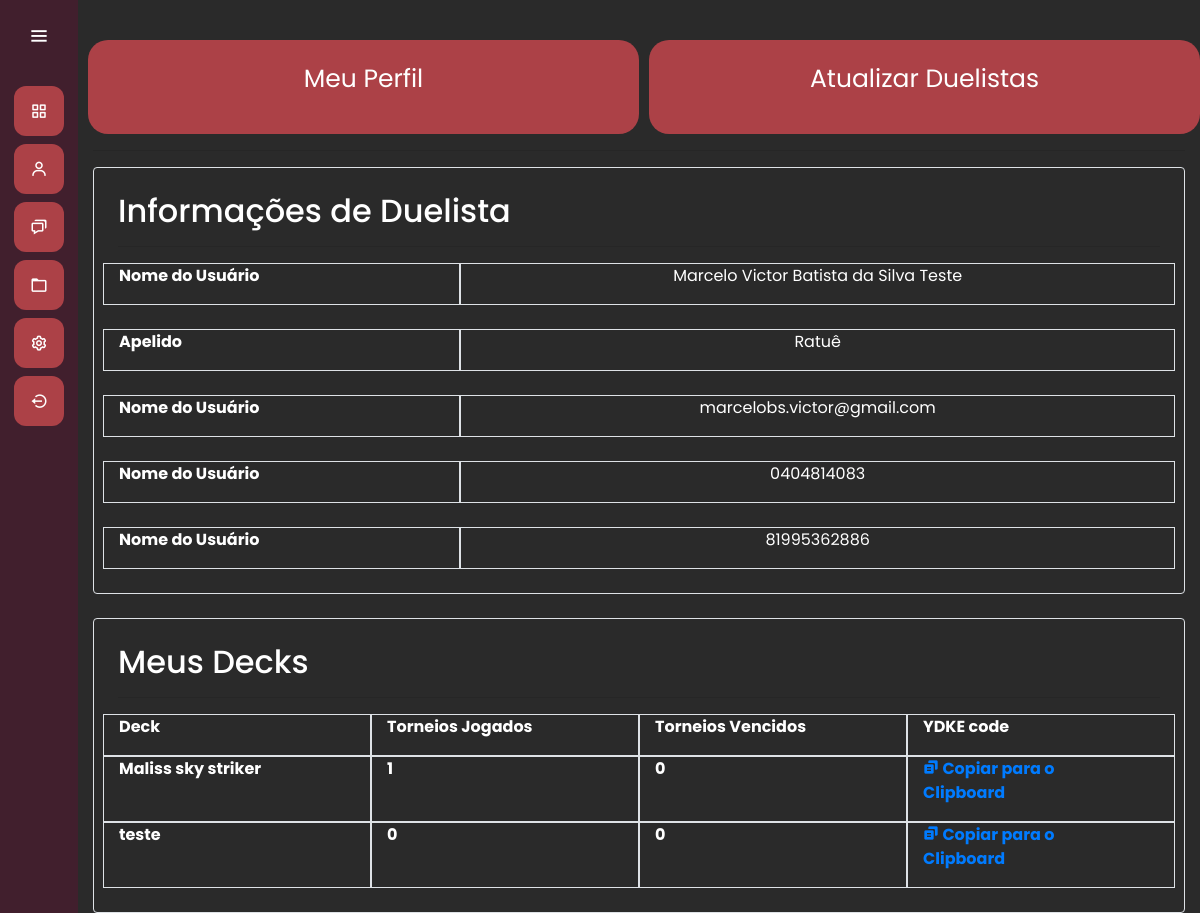
Before: /usuarios/meu_perfil/ (signed in) with the older database file.
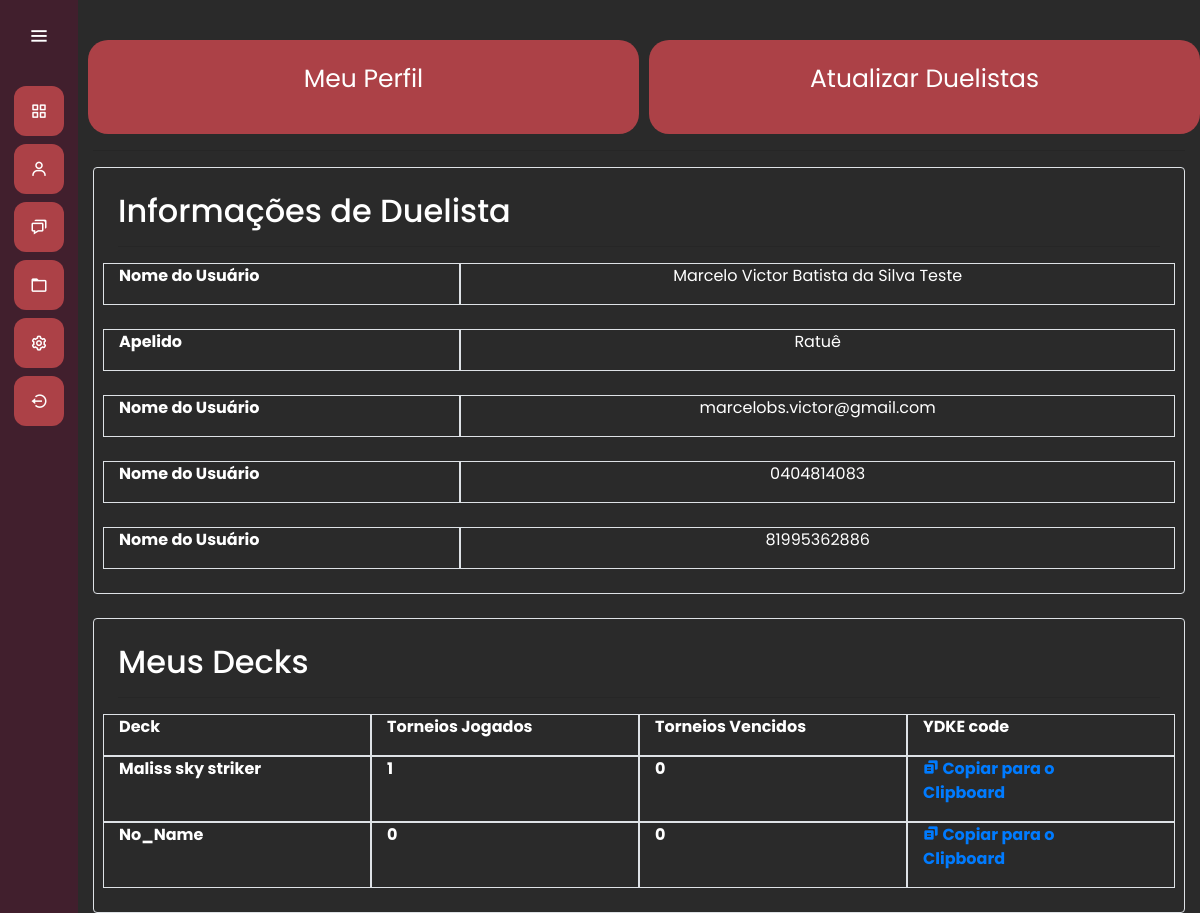
After: the same page with the newer database file.
### duelists/models.py (models this page shows, shortened)
class Deck(models.Model):
    deck = models.CharField(max_length=50)
    ydkcode = models.CharField(max_length=300)
    year = models.IntegerField()
    owner = models.ForeignKey(Duelist, on_delete=models.CASCADE)
    tournament_played = models.IntegerField(default=0)
    tournament_won = models.IntegerField(default=0)

### usuarios/views.py (the view)
# urls.py: path('meu_perfil/', views.meu_perfil, name = 'meu_perfil'),
def meu_perfil(request):
    if request.user.is_authenticated:
        user = request.user
        email = user.email
        duelist = Duelist.objects.filter(email=email)
        if duelist.exists():
            decks =  Deck.objects.filter(owner=duelist[0])
            decks_Json = json.loads(serializers.serialize("json", decks))
            decks_Json = [{'id':deck['pk'], 'fields':deck['fields']} for deck in decks_Json]
            duelist = duelist.first()
            return render(request, 'meu_perfil.html', {'duelist': duelist, 'decks': decks_Json,})
        else:
            duelist = Duelist(name= "",  email=email)
            duelist.save()
            return render(request, 'meu_perfil.html' , {'duelist': duelist, 'decks': []})

### usuarios/templates/meu_perfil.html (shortened to what the changed rows need)
{% extends "base.html" %}
{% load static %}
{% block 'head' %}
<link rel="stylesheet" href="{% static 'duelists/css/duelists.css' %}">
{% endblock %}
{% block 'dashboard' %}
<div class="container">
   <div id="show-duelist" style= "border-width:5px" class="show-duelist border  rounded  p-4">
   {% if not duelist == None %}
      <h2> Informações de Duelista</h2>
      <br>
      <br>
      <br>
      <br>
    {% endif %}
    </div>
   <br>
   <div id="show-deck" style= "border-width:5px" class="show-duelist border  rounded  p-4">
    {% if not duelist == None%}
      <h2> Meus Decks</h2>
      {% for deck in decks%}
      <div class="row">
         <div class="col-3 border" style="border-width: 5px;">
            <p style="font-weight: bold; margin-right: 20px; vertical-align: middle;">{{deck.fields.deck}}</p>
         </div>
         <div class="col-3 border" style="border-width: 5px;">
            <p style="font-weight: bold; margin-right: 20px; vertical-align: middle;">{{deck.fields.tournament_played}}</p>
         </div>
         <div class="col-3 border" style="border-width: 5px;">
            <p style="font-weight: bold; margin-right: 20px; vertical-align: middle;">{{deck.fields.tournament_won  }}</p>
         </div>
         <div class="col-3 border" style="border-width: 5px;">
            <p style="font-weight: bold; margin-right: 20px; vertical-align: middle;">
               <a href="#" onclick="copyToClipboard(event, '{{deck.fields.ydkcode}}'), alert('Texto copiado para o clipboard!')">
               <i class='bx bxs-copy-alt'></i>
               <span class="links_name">Copiar para o Clipboard</span>
               </a>
            </p>
         </div>
      </div>
      {% endfor%}
   {%endif%}
    </div>
</div>
{% endblock %}

Changed rows visible on the page:
removed Deck: fields.deck "teste", fields.tournament_played "0", fields.tournament_won "0"
added Deck: fields.deck "No_Name", fields.tournament_played "0", fields.tournament_won "0"
